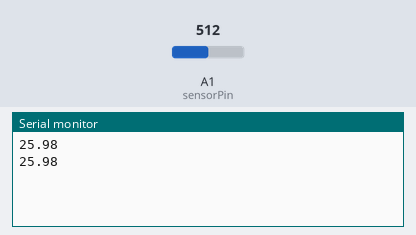
This sketch was run on a simulated Arduino Uno, built with avr-gcc and run on an emulated ATmega328P. Parts: the last lines printed to the serial monitor. The test bench sets the inputs (shaded band); at power-on: A1 (sensorPin) = 512.

Above: at 1.8 s.
1.9 s: A1 (sensorPin) set to 716
At 2.5 s:
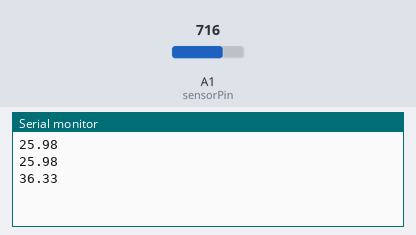
3.4 s: A1 (sensorPin) set to 900
At 4.8 s:
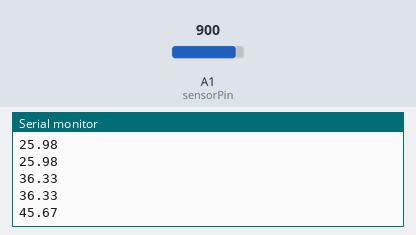
Timing chart, 0 to 6.4 s (numbered marks = the images above; inputs shaded):
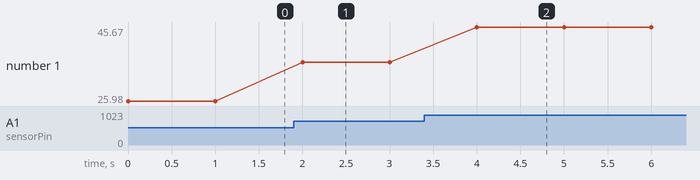

Measured:
- after the input at 1.9 s, the serial monitor: prints a new line after 0.10 s (image 1)
- after the input at 3.4 s, the serial monitor: prints a new line after 0.60 s (image 2)
- plotted number 1: 25.98 → 36.33 after the input at 1.9 s, 36.33 → 45.67 after the input at 3.4 s

The sketch:

main.ino
```cpp
#define sensorPin A1

const float R1 = 14880;
const float R2 = 1466;
const float Uref = 4.66;
float Uin = Uref * ((R1+R2)/R2), sensorValue, outputValue;

void setup() {
 Serial.begin(9600);
}

void loop() {

  sensorValue = analogRead(sensorPin);
  outputValue = (sensorValue * Uin) / 1024.00;

  Serial.println(outputValue);

  delay(1000);
}
```
